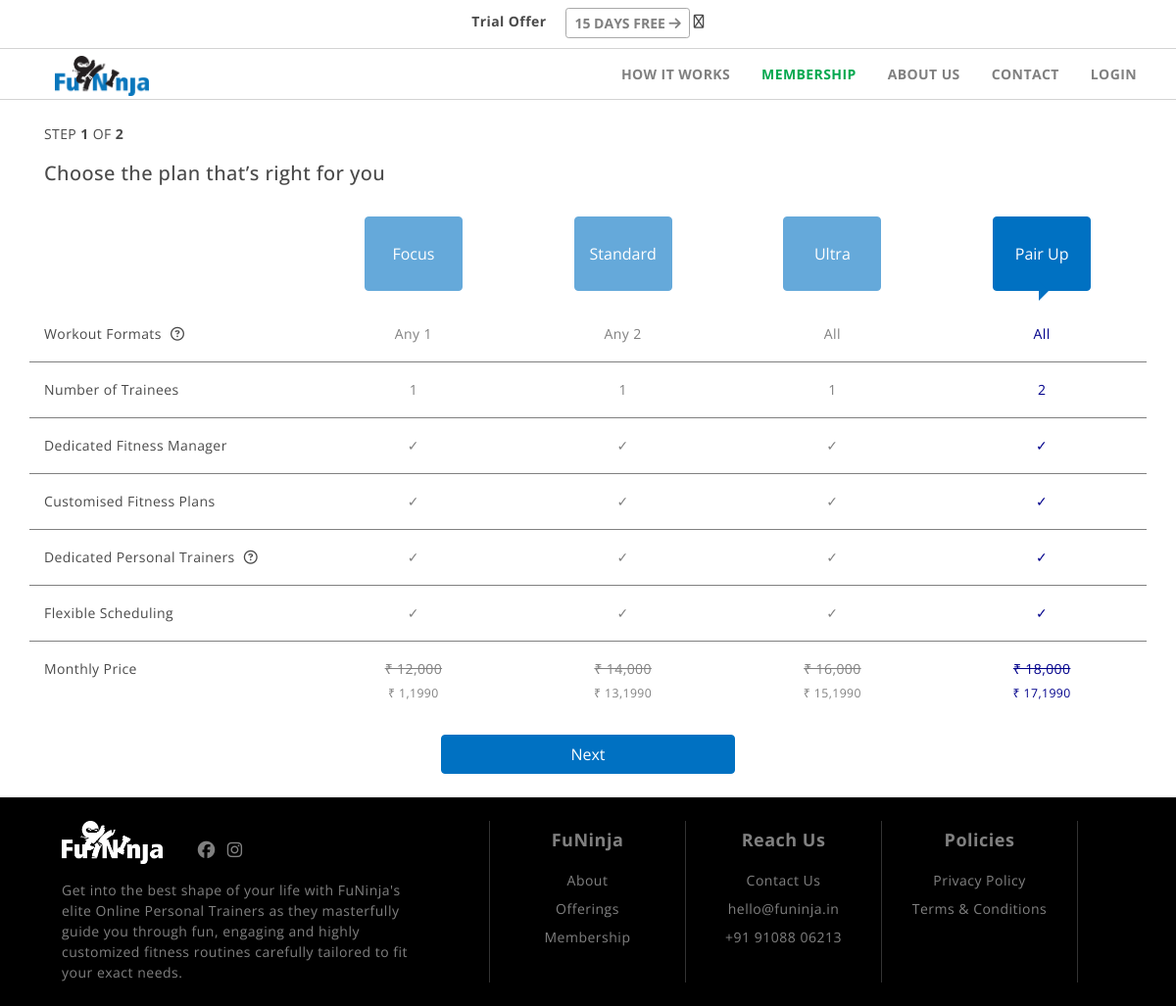
Before: /plans_bkp.php with the older database file.
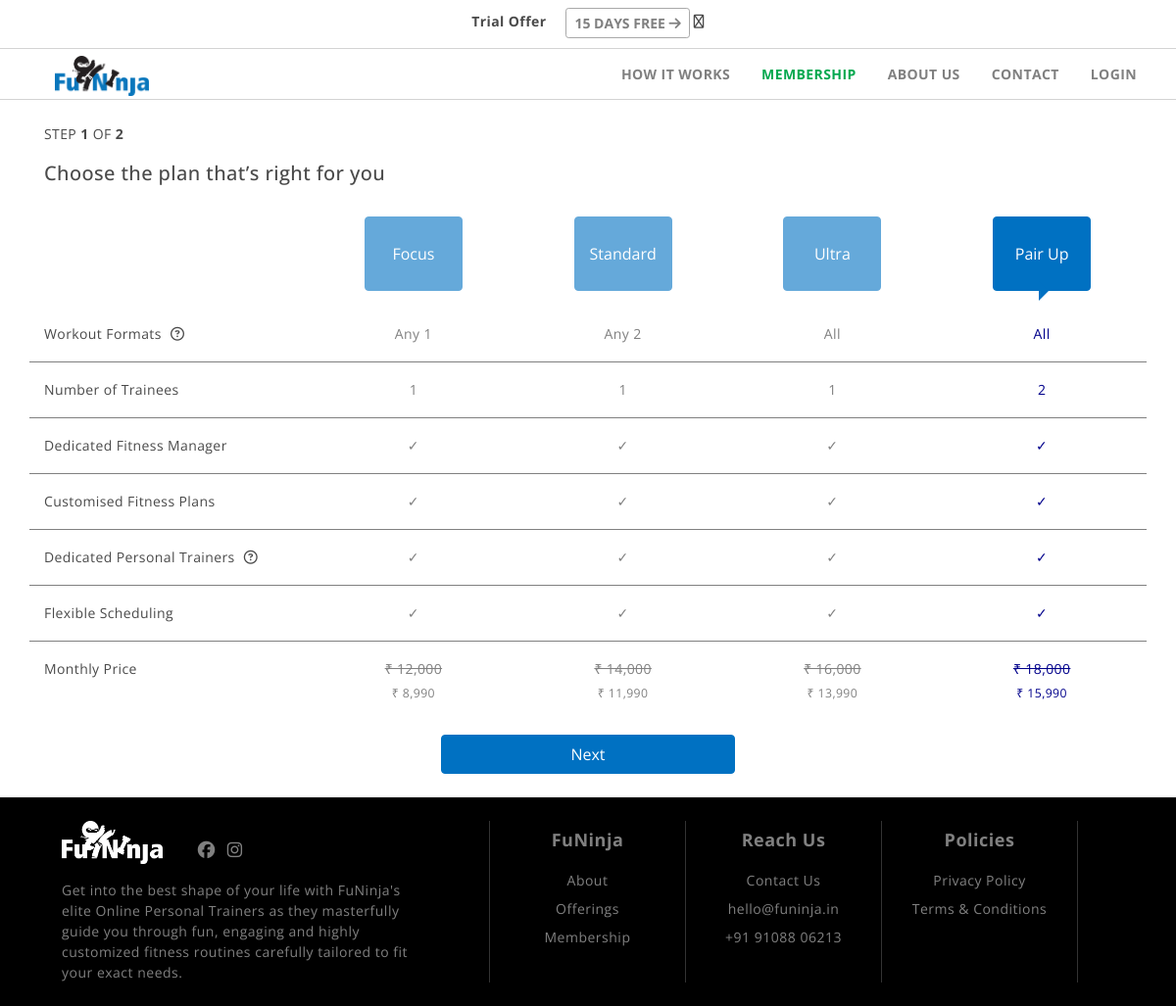
After: the same page with the newer database file.
### tables this page shows
CREATE TABLE `product_prices` (
  `id` int(11) NOT NULL,
  `product_id` int(11) NOT NULL,
  `valid_from` datetime NOT NULL,
  `valid_to` datetime DEFAULT NULL,
  `currency` varchar(10) NOT NULL,
  `amount` int(11) NOT NULL
);

### includes/autoloader.php (called while the page is built, shortened)
<?php
function myAutoLoader($className) {
  $path = ROOT_DIR."/classes/";
  $extension = ".php";
  $fullPath = $path . $className . $extension;
}
?>

### classes/Product.php (called while the page is built, shortened)
<?php
require_once ( ROOT_DIR.'/includes/autoloader.php' );
class Product {
  public $productName;
  function __construct($name, $conn) {
    $this->productName = $name;
    $this->setCurrentPrices($conn);
    $this->setAttributes($conn);
  }
  function setAttributes($conn){
    $sql = "select pad.attribute_name, pa.attribute_value from products p, product_attribute_definitions pad, product_attributes pa
            where p.name = '".$this->productName."' and p.id=pa.product_id and pa.attribute_id=pad.id and sysdate() BETWEEN pa.valid_from and
            IFNULL(pa.valid_to,  DATE_ADD(sysdate(), INTERVAL 1 YEAR) );";
    $stmt = mysqli_stmt_init($conn);
    if(!mysqli_stmt_prepare($stmt, $sql)){
      return "sqlerror";
    } else {
      mysqli_stmt_execute($stmt);
      $result = mysqli_stmt_get_result($stmt);
      while($row = $result->fetch_assoc()) {
        switch ($row['attribute_name']) {
          case "number of sessions":
            $this->numberOfSessions = $row['attribute_value'];
            break;
          case "valid days":
            $this->validityDuration = $row['attribute_value'];
            break;
          }
      }
    }
  }
  function setCurrentPrices($conn){
    $sql="select pp.id from products p, product_prices pp where p.id=pp.product_id and p.name=? and pp.currency=?";
    $currency="INR";
    $stmt = mysqli_stmt_init($conn);
    mysqli_stmt_prepare($stmt, $sql);
    mysqli_stmt_bind_param($stmt, "ss", $this->productName, $currency);
    mysqli_stmt_execute($stmt);
    $result = mysqli_stmt_get_result($stmt);
    if (!$row = mysqli_fetch_assoc($result)) {
      return false;
    } else {
      $this->currentPriceINR=new ProductPrice($row["id"], $conn);
    }
  }
}
?>

### classes/ProductPrice.php (called while the page is built, shortened)
<?php
require_once ( ROOT_DIR.'/includes/autoloader.php' );
class ProductPrice {
  function __construct($id, $conn) {
    $sql = "select * from product_prices where id=?";
    $stmt = mysqli_stmt_init($conn);
    mysqli_stmt_prepare($stmt, $sql);
    mysqli_stmt_bind_param($stmt, "s", $id);
    mysqli_stmt_execute($stmt);
    $result = mysqli_stmt_get_result($stmt);
    if (!$row = mysqli_fetch_assoc($result)) {
      return false;
    } else {
      $this->amount=$row["amount"];
    }
  }
}
?>

### plans_bkp.php (the view, shortened to what this page needs)
<?php
include_once ( ROOT_DIR.'/includes/autoloader.php' );
?>
<!DOCTYPE html>
<html lang='en'>
<head>
  <?php
  require ROOT_DIR."/includes/frameworks.php";
  ?>
</head>
<body>
<?php
include ROOT_DIR."/header.php";
?>
<?php
$product1 = new Product("Focus",$conn);
$product2 = new Product("Standard",$conn);
$product3 = new Product("Ultra",$conn);
$product4 = new Product("Pair Up",$conn);
?>
<div class="container pt-2 pt-md-3">
<p class="pt-2"> STEP <b>1</b> OF <b>2</b></p>
<h5 class="pb-3 pb-md-4"> Choose the plan that’s right for you </h5>
  <div class="row pb-3 sticky">
  <div class="col-3 hide-on-mobile">
  </div class="col">
  <div class="col centerButton">
  <button id="prod1Button" class="btn btn-primary blueButton planHeaderButton prod1Button"><?php echo $product1->productName; ?></button>
  </div class="col">
  <div class="col centerButton">
    <button class="btn btn-primary blueButton planHeaderButton prod2Button"><?php echo $product2->productName; ?></button>
  </div class="col">
  <div class="col centerButton">
    <button class="btn btn-primary blueButton planHeaderButton prod3Button"><?php echo $product3->productName; ?></button>
  </div class="col">
  <div class="col centerButton">
    <button class="btn btn-primary blueButton planHeaderButton prod4Button"><?php echo $product4->productName; ?></button>
  </div class="col">
  </div class = "row">
<div class="row pt-3 pb-3 borderbottom">
<div class="col-3 hide-on-mobile" > Workout Formats <i style="margin-left:5px" class="far fa-question-circle infoButton" data-toggle="tooltip" data-html="true" title="Know more about the exciting Workout Formats you can choose from by heading over to our <a href='offerings.php' class='lightgreyfont'> Offerings</a> page"></i>
</div class="col">
<div class="col prod1 plansMobileContent"> Any 1
</div class="col">
<div class="col prod2 plansMobileContent"> Any 2
</div class="col">
<div class="col prod3 plansMobileContent"> All
</div class="col">
<div class="col prod4 plansMobileContent"> All
</div class="col">
</div class = "row">
<div class="row pt-3 pb-3 borderbottom">
<div class="col-3 hide-on-mobile"> Number of Trainees
</div class="col">
<div class="col prod1 plansMobileContent"> 1
</div class="col">
<div class="col prod2 plansMobileContent"> 1
</div class="col">
<div class="col prod3 plansMobileContent"> 1
</div class="col">
<div class="col prod4 plansMobileContent"> 2
</div class="col">
</div class = "row">
<div class="row pt-3 pb-3 borderbottom">
<div class="col-3 hide-on-mobile"> Dedicated Fitness Manager
</div class="col">
<div class="col prod1 plansMobileContent"> ✓
</div class="col">
<div class="col prod2 plansMobileContent"> ✓
</div class="col">
<div class="col prod3 plansMobileContent"> ✓
</div class="col">
<div class="col prod4 plansMobileContent"> ✓
</div class="col">
</div class = "row">
<div class="row pt-3 pb-3 borderbottom">
<div class="col-3 hide-on-mobile"> Customised Fitness Plans
</div class="col">
<div class="col prod1 plansMobileContent"> ✓
</div class="col">
<div class="col prod2 plansMobileContent"> ✓
</div class="col">
<div class="col prod3 plansMobileContent"> ✓
</div class="col">
<div class="col prod4 plansMobileContent"> ✓
</div class="col">
</div class = "row">
<div class="row pt-3 pb-3 borderbottom">
<div class="col-3 hide-on-mobile" > Dedicated Personal Trainers <i style="margin-left:5px" class="far fa-question-circle infoButton" data-toggle="tooltip" data-html="true" title="Depending upon the package you choose, up to a total of 4 FuNinja Personal Trainers will be assigned to you, 1 for each chosen Workout Format!"></i>
</div class="col">
<div class="col prod1 plansMobileContent"> ✓
</div class="col">
<div class="col prod2 plansMobileContent"> ✓
</div class="col">
<div class="col prod3 plansMobileContent"> ✓
</div class="col">
<div class="col prod4 plansMobileContent"> ✓
</div class="col">
</div class = "row">
<div class="row pt-3 pb-3 borderbottom">
<div class="col-3 hide-on-mobile"> Flexible Scheduling
</div class="col">
<div class="col prod1 plansMobileContent"> ✓
</div class="col">
<div class="col prod2 plansMobileContent"> ✓
</div class="col">
<div class="col prod3 plansMobileContent"> ✓
</div class="col">
<div class="col prod4 plansMobileContent"> ✓
</div class="col">
</div class = "row">
<div class="row pt-3 mb-2">
<div class="col-3 hide-on-mobile">Monthly Price
</div class="col">
<div class="col prod1 plansMobileContent"> <strike>₹ 12,000 </strike> <br> <small><?php echo "₹ ".substr($product1->currentPriceINR->amount, 0,1).','.substr($product1->currentPriceINR->amount, 1,4); ?></small>
</div class="col">
<div class="col prod2 plansMobileContent"> <strike>₹ 14,000 </strike> <br><small><?php echo "₹ ".substr($product2->currentPriceINR->amount, 0,2).','.substr($product1->currentPriceINR->amount, 1,5); ?></small>
</div class="col">
<div class="col prod3 plansMobileContent"> <strike>₹ 16,000 </strike> <br><small><?php echo "₹ ".substr($product3->currentPriceINR->amount, 0,2).','.substr($product1->currentPriceINR->amount, 1,5); ?></small>
</div class="col">
<div class="col prod4 plansMobileContent"> <strike>₹ 18,000 </strike> <br><small><?php echo "₹ ".substr($product4->currentPriceINR->amount, 0,2).','.substr($product1->currentPriceINR->amount, 1,5); ?></small>
</div class="col">
</div class = "row">
<div class="row">
<div class="col"> <center><button class="btn btn-primary mt-4 mb-4 continueBtn blueButton" id ="continueBtn"> Next </button></center>
</div class="col">
</div class = "row">
</div>
<?php
  require "footer.php";
?>

### includes/frameworks.php (shortened to what this page needs)
<link rel="stylesheet" href="https://stackpath.bootstrapcdn.com/bootswatch/4.5.2/united/bootstrap.min.css">
<link href="/css/custom.css?v=2fcdfssfncvc__sffeejjdfdd2dssdfk_" rel="stylesheet">

### header.php (shortened to what this page needs)
<?php
include_once ( ROOT_DIR.'/includes/autoloader.php' );
?>
<?php
  if(!isset($_SESSION['uid'])){?>
<div class="container-fluid trialBanner" align="center">
  <div class="pt-2">
<b class="hide-on-mobile">Trial Offer</b>
<button type="button" class="ml-3 btn btn-sm btn-primary trialBnrBtn" data-toggle="modal" data-target="#exampleModal" id ="registerButton"> <b>15 DAYS FREE</b> <i class="fas fa-arrow-right"></i> </button> <i class="far fa-arrow-right"></i>
</div>
</div>
<?php } ?>
<div class="container-fluid">
<div class="row">
  <nav id = "main-navbar" class="navbar navbar-light fixed-top navbar-custom headerShadow navbar-expand-md  mb-0 pb-0 mt-0 pt-0">
    <?php FlowControl::echoHomePageLink();?>
    <a id="js-logo-color" href="<?php FlowControl::echoHomePageLink();?>" style="padding-top:3px; padding-bottom:3px!important; margin-left:40px!important"><img class="pt-1" img src="/images/logo.png" alt="FuNinja" style="height:45px;"></a>
  <div class="collapse navbar-collapse pt-1 order-md-1 order-2" id="navbarSupportedContent" style="padding-top:0px!important">
    <ul class="navbar-nav ml-auto" id="navbarLinks">
    <li class="nav-item dropdown active pr-md-3 pb-md-0">
      <a class="nav-link burgerOption offeringsLink headerMnLink hide-on-mobile" href="/offerings.php"> HOW IT WORKS</a>
    </li>
    <li class="nav-item active pr-md-3 pb-md-0 pt-md-0">
      <a class="nav-link burgerOption membershipLink headerMnLink" href="/plans.php">MEMBERSHIP</a>
    </li>
      <li class="nav-item active pr-md-3 pb-md-0 pt-md-0">
        <a class="nav-link burgerOption aboutLink headerMnLink hide-on-mobile" href="/about.php"> ABOUT US</a>
      <li class="nav-item active pr-md-3 pb-md-0">
        <a class="nav-link burgerOption contactLink headerMnLink hide-on-mobile" href="/contact.php">CONTACT</a>
      </li>
      <?php
      if(!isset($_SESSION['uid'])){ ?>
        <li class="nav-item active pr-md-3 pb-2 pb-md-0">
          <a class="nav-link burgerOption  headerMnLink hide-on-mobile" data-toggle="modal" data-target="#exampleModal" href="#">LOGIN</a>
        </li>
        <?php  ;
      } ?>
    </ul>
</div>
</nav>
</div>
</div>

### classes/FlowControl.php (shortened to what this page needs)
<?php
require_once ROOT_DIR.'/includes/autoloader.php' ;
class FlowControl {
  static function echoHomePageLink(){
    if(!isset($_SESSION['uid'])){
      echo "/index.php";
    } else {
      echo "/includes/post_login_landing_controller.php";
    }
  }
}

### footer.php
<div class="container-fluid">
<div id="standard_footer" class="row footer pb-4 pt-4">
  <div class="col-md-5 col-12 footerBottomPadMob" style="border-right: 1px solid #333;  ">
<li class="footerList ml-5 mr-5">
<ul style="text-align: left">
  <a href="/index.php"><img src="/images/whitelogo.png" alt="FuNinja" style="height:60px" class="pr-4 pb-3"></a>
  <a href="https://www.facebook.com/FuNinja.in" target="_blank">
    <i class="fab fa-facebook fa-lg pl-2 pr-2 pb-4"></i></a>
  <a href="https://www.instagram.com/funinja_in/" target="_blank">
    <i class="fab fa-instagram fa-lg"></i></ul></a>
<ul class="footerWriteUpDesktop"> Get into the best shape of your life with FuNinja's elite Online Personal Trainers as they masterfully guide you through fun, engaging and highly customized fitness routines carefully tailored to fit your exact needs.  </ul>
</li>
  </div>
  <div class="col-md-2 col-6" style="border-right: 1px solid #333;">
    <li class="footerList pt-2">
    <ul class="footerList pb-2 footerHeader"> FuNinja</ul>
    <ul class="pb-1 pb-md-2"> <a href="about.php">About</a> </ul>
    <ul class="pb-1 pb-md-2"> <a href="offerings.php">Offerings</a> </ul>
    <ul class="pb-1 pb-md-2"> <a href="plans.php">Membership</a> </ul>
    </li>
  </div>
  <div class="col-md-2 col-6" style="border-right: 1px solid #333;">
    <li class="footerList pt-2">
    <ul class="pb-2 footerHeader" > Reach Us</ul>
    <ul class="pb-1 pb-md-2"> <a href="contact.php">Contact Us</a> </ul>
    <ul class="pb-1 pb-md-2"> <a href="mailto:hello@funinja.in">hello@funinja.in</a> </ul>
    <ul class="pb-1 pb-md-2"> <a href="tel:+91 9108806213">+91 91088 06213</a></ul>
    </li>
  </div>
  <div class="col-md-2 col-12 footerTopMarginMob" style="border-right: 1px solid #333;">
    <li class="footerList pt-2">
    <ul class="pb-2 footerHeader"> Policies</ul>
    <ul class="pb-1 pb-md-2"> <a href="privacy_policy.php">Privacy Policy</a> </ul>
    <ul class="pb-1 pb-md-2"> <a href="terms_and_conditions.php">Terms & Conditions</a> </ul>
    </li>
  </div>
</div>
</div>
</body>
</html>

### css/custom.css (style rules this page uses)
html { position: relative; min-height: 100%; }
body { color: rgb(74, 74, 74); font-family: 'Open Sans', sans-serif; font-weight: 400; font-size: 14px; letter-spacing: 0.4px; line-height: 1.71; }
.headerMnLink { color: white; letter-spacing: 0.4px!important; text-transform: uppercase; font-weight: 700; font-size: 14px; }
body { background: #f4f5f7; }
.footer { text-align: center; position: absolute; bottom: 0; width: 100%; background-color:black; color:grey; font-size: 14px; line-height: 1.5em; letter-spacing: .5px; }
.footerHeader { font-weight: 700; font-size: 18px; line-height: 1.33em; margin-bottom: 10px!important; }
.footer a { color:grey; }
.footerList { list-style: none; list-style-type: none; margin: 0; padding: 0; }
.footerList ul { margin: 0; padding: 0; list-style: none; list-style-type: none; }
a { color:#0e35b4; }
.navbar-nav > li > a { padding-top:0px !important; padding-bottom:0px !important; }
.navbar { min-height:15px !important; }
.btn-primary { background-color: white !important; border-color:#0071c2 !important; color: #0071c2; text-decoration: none !important; box-shadow: none !important; outline: 0 none !important; z-index: 100; }
.blueButton { background-color: #0071c2 !important; color: white!important; border-color:#0071c2 !important; text-decoration: none !important; box-shadow: none !important; outline: 0 none !important; }
.greyfont { color:grey; text-align:center; }
.centerButton { text-align:center; justify-content: center; }
.borderbottom { border-bottom: 1px solid grey; }
.purpleFont { color:darkblue; }
.planHeaderButton { padding-top:25px; padding-bottom:25px; width:100px; opacity:.6; box-shadow: 0 0px 40px 0px rgba(0, 0, 0, 0.15); -moz-box-shadow: 0 0px 40px 0px rgba(0, 0, 0, 0.15); -webkit-box-shadow: 0 0px 40px 0px rgba(0, 0, 0, 0.15); -o-box-shadow: 0 0px 40px 0px rgba(0, 0, 0, 0.15); -ms-box-shadow: 0 0px 40px 0px rgba(0, 0, 0, 0.15); }
.activeOpacity { opacity:1; }
.activeOpacity::after { content: ""; border-right: 10px solid transparent; border-top: 10px solid transparent; border-bottom: 10px solid transparent; border-left: 10px solid #0071c2; height: 0; width: 0; position: absolute; right: 90px; top: 100%; transform: translateY(-50%); }
.continueBtn { width:300px; height:40px; }
.whiteBackground { background: white!important; }
html { overflow-x: hidden; }
.sticky { position: -webkit-sticky; position: sticky; top: 50px; }
.navbar-custom { background-color: inherit; }
@media screen and (min-width: 575px) { .footerWriteUpDesktop { text-align:left; } }
.headerShadow { border-bottom: 0px; }
.activeMenuLink { color:#03a84e !important; }
.trialBanner { background-color: white; position:fixed; top:0px; height:50px; z-index: 100; border-bottom: 1px solid lightgrey; }
.trialBnrBtn { color:grey; border-color: darkgrey!important; }

Changed rows visible on the page:
changed product_prices (number 1 of 4 on the later page): amount "1" → "8"; amount "1990" → "990"
changed product_prices (number 2 of 4 on the later page): amount "13" → "11"
changed product_prices (number 3 of 4 on the later page): amount "15" → "13"
changed product_prices (number 4 of 4 on the later page): amount "17" → "15"
